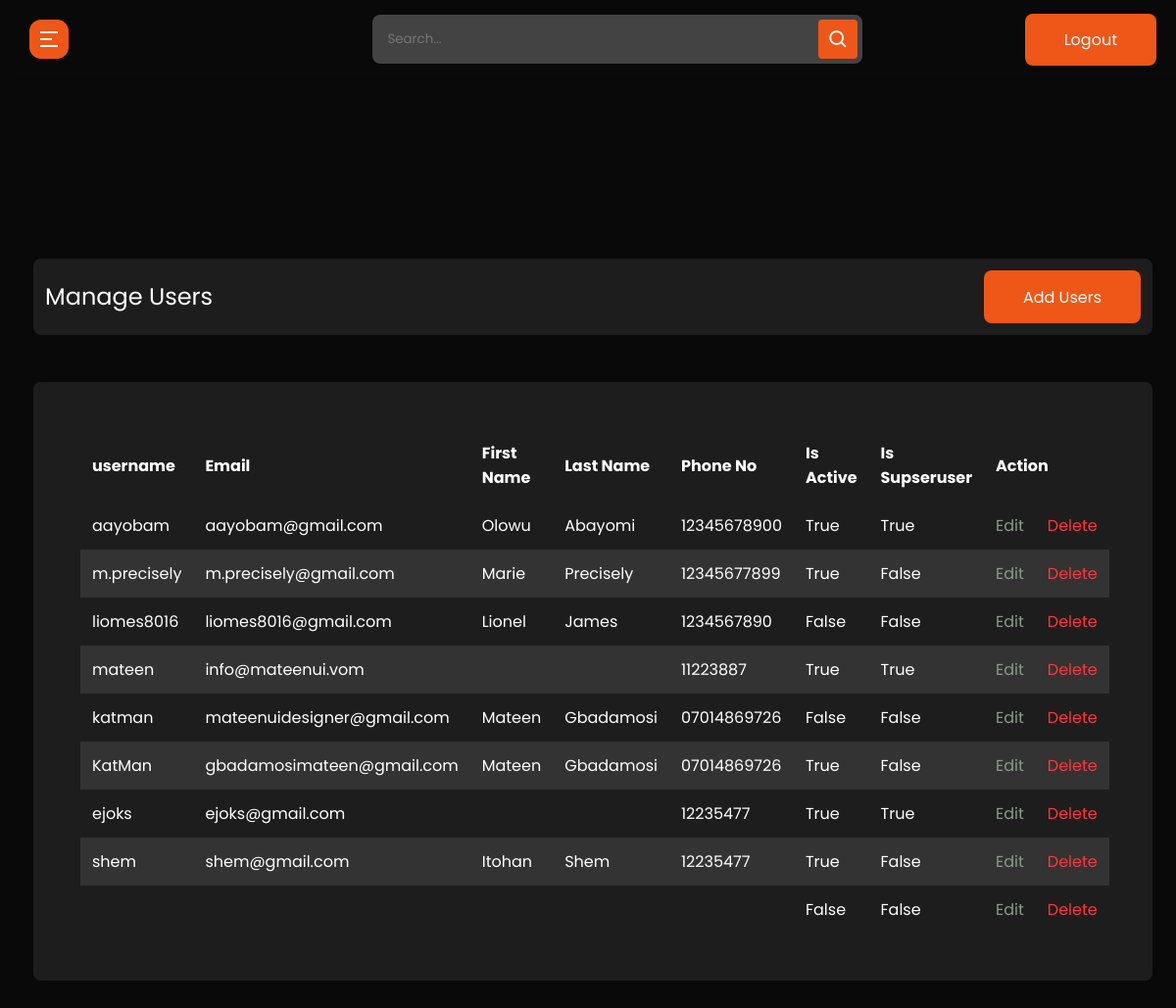
Page /admin-user-list/ (signed in) on the earlier database version.
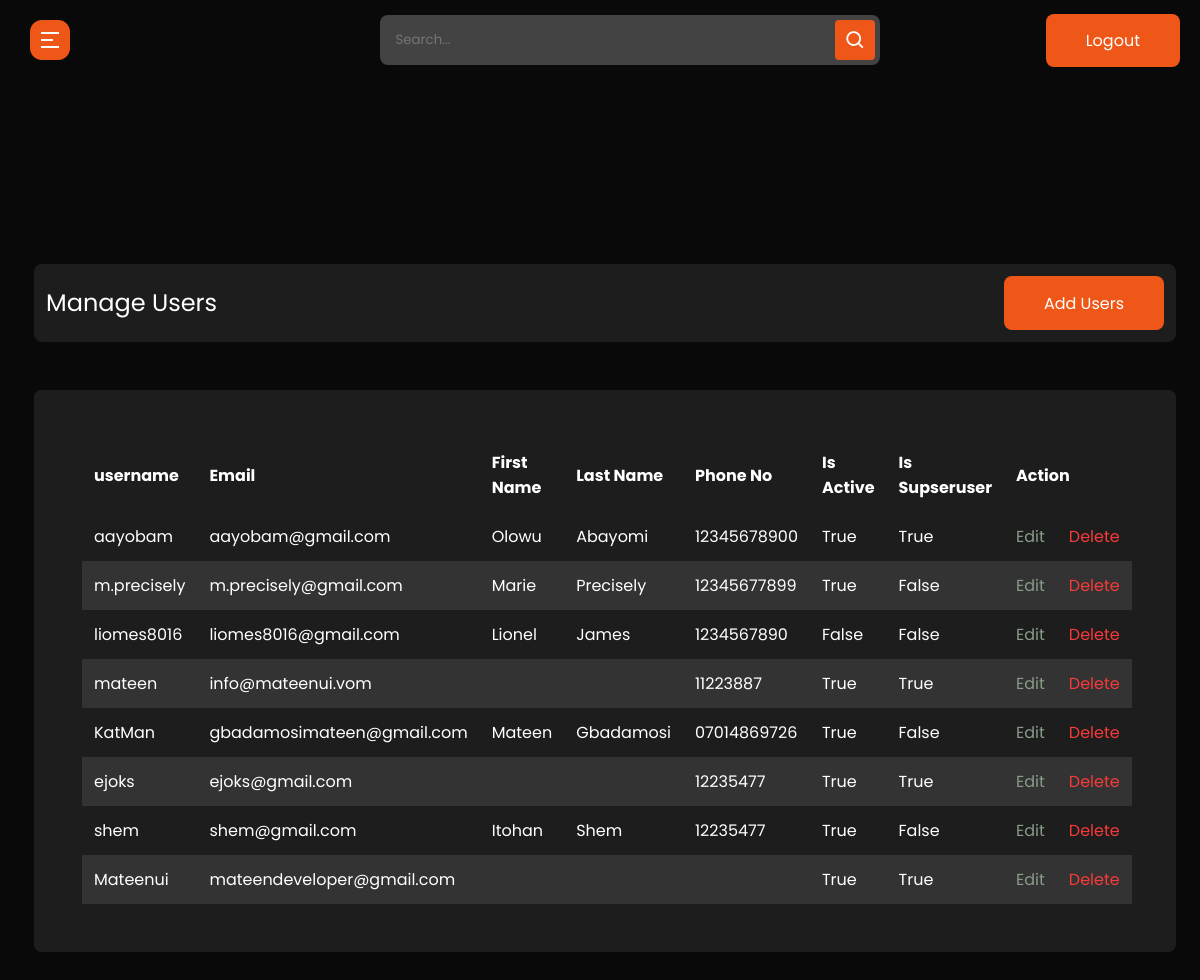
Same page on the later database version.
### userprolog/models.py (models this page shows, shortened)
class User(AbstractBaseUser, PermissionsMixin):
    id = models.UUIDField(primary_key=True, default=uuid.uuid4, editable=False, unique=True)
    username = models.CharField(max_length=200, unique=True, blank=True)
    email = models.EmailField(max_length=200, unique=True, blank=False)
    first_name = models.CharField(max_length=200, blank=True)
    last_name = models.CharField(max_length=200, blank=True)
    phone_no = models.CharField(max_length=11,validators=[MaxLengthValidator(11)])
    profile_picture = models.ImageField(null=True, blank=True, default="default_user_image.jpeg", upload_to="profile_image/",)
    is_active = models.BooleanField(default=False)
    is_staff = models.BooleanField(default=False)
    is_superuser = models.BooleanField(default=False)
    date_joined = models.DateTimeField(auto_now_add=True)
    created = models.DateTimeField(auto_now_add=True)
    updated = models.DateTimeField(auto_now=True)
    objects = UserManager()
    EMAIL_FIELD = 'email'
    USERNAME_FIELD = 'username'
    REQUIRED_FIELDS = ['email',]

### cms/decorators.py (the view)
        def wrapper_func(request, *args, **kwargs):
            group = None
            if request.user.groups.exists():
                group = request.user.groups.all()[0].name
            if group in allowed_roles:
                return view_func(request, *args, **kwargs)
            else:
                return redirect("unauthorized-page")

### cms/views.py (called while the page is built)
@login_required(login_url='admin-login')
@allowed_user(allowed_roles=['admin'])
@admin_only
def admin_user_list(request):
    template_name = "cms/admin-user/index.html"
    users = User.objects.all()
    context = {"users":users}
    return render(request, template_name, context)

### cms/templates/cms/admin-user/index.html
{% extends 'admin_base.html' %}
{% load static %}
{% block content %}
  <section class="panel-section" style=margin-top:-700px>
    <div class="panel-content">
      <div class="page-wrapper admin-wrapper">
        <section class="alt-nav">
            <h4>Manage Users</h4>
            <a href="{% url 'admin-create-user' %}" class="btn">Add Users</a>
        </section>
        <div class="content-container">
          <section class="trade-table">
              <table>
                <thead>
                  <tr>
                    <th scope="col">username</th>
                    <th scope="col">Email</th>
                    <th scope="col">First Name</th>
                    <th scope="col">Last Name</th>
                    <th scope="col">Phone No</th>
                    <th scope="col">Is Active</th>
                    <th scope="col">Is Supseruser</th>
                    <th scope="col" colspan="2">Action</th>
                  </tr>
                </thead>
                <tbody>
                  {% for user in users %}
                    <tr>
                      <td data-label="Username">{{ user.username }}</td>
                      <td data-label="Email">{{ user.email }}</td>
                      <td data-label="First Name">{{ user.first_name|title }}</td>
                      <td data-label="Last Name">{{ user.last_name|title }}</td>
                      <td data-label="Phone No">{{ user.phone_no}}</td>
                      <td data-label="Is Active">{{ user.is_active}}</td>
                      <td data-label="Is Supseruser">{{ user.is_superuser }}</td>
                      <td data-label="Action"><a href="{% url 'admin-update-user' user.id %}" class="edit">Edit</a></td>
                      <td data-label="Action"><a href="{% url 'admin-delete-user' user.id %}" class="delete">Delete</a></td>
                    </tr>
                  {% endfor %}
                </tbody>
              </table>
          </section>
        </div>
      </div>
    </div>
  </section>
{% endblock content %}

### cms/templates/admin_base.html (shortened to what this page needs)
{% load static %}
<!DOCTYPE html>
<html lang="en">
	<head>
      <link rel="stylesheet" type="text/css" href="{% static 'css/style.css' %}" />
      <link rel="stylesheet" type="text/css" href="{% static 'css/admin.css' %}" />
      <link rel="stylesheet" href="{% static 'css/sidebar.css' %}">
    <link href="https://cdn.jsdelivr.net/npm/remixicon@2.5.0/fonts/remixicon.css" rel="stylesheet">
    <link href='https://unpkg.com/boxicons@2.0.7/css/boxicons.min.css' rel='stylesheet'>
      <link rel="stylesheet" href="https://cdnjs.cloudflare.com/ajax/libs/font-awesome/5.15.1/css/all.min.css">
  </head>
<body>
  <section class="panel-section">
    <nav class="panel-nav">
      <div class="sidebar-button">
        <img src="{% static 'images/hamburger.png' %}" class='bx bx-menu sidebarBtn'></i>
      </div>
      <div class="search-box">
        <form action="" method="get">
          <input type="search" placeholder="Search...">
          <i class='bx bx-search' ></i>
        </form>
      </div>
      <div>
        <a href="{% url 'admin-logout' %}" class="btn">Logout</a>
      </div>
    </nav>
  </section>
    {% block content %} {% endblock %}
</body>
</html>

### static/css/style.css (style rules this page uses)
html { scroll-behavior: smooth; }
* { margin: 0; padding: 0; -webkit-box-sizing: border-box; box-sizing: border-box; }
body { font-family: "Poppins", sans-serif; background-color: #0a0909; color: #fff; max-width: 1440px; margin: auto; }
.page-wrapper { padding: 0 24px; }
h4 { font-size: clamp(20px, 3vw, 24px); }
h2, h4, h5 { line-height: 1.2; }
a { text-decoration: none; color: #fff; }
.btn { padding: 15px 40px; border: 0px; border-radius: 8px; background-color: #ee5717; font-family: "Poppins", sans-serif; -webkit-transition: 0.3s; transition: 0.3s; height: 54px; width: auto; }
a.btn { text-decoration: none; color: #fff; }
img { object-fit: cover; object-position: center; }
.trade-table { width: 90%; background-color: #1d1d1d; margin: auto; margin-top: 48px; border-radius: 8px; padding: 48px; }
.trade-table table { border-collapse: collapse; width: 100%; }
.trade-table table thead { font-weight: 500; }
.trade-table table td, .trade-table table th { text-align: left; padding: 12px; }
.trade-table table th { background-color: #1d1d1d; }
.trade-table table tr:nth-child(even) { background-color: #333333; border-radius: 8px; }
section.alt-nav { margin-top: 60px; }

### static/css/admin.css (style rules this page uses)
* { font-family: "Poppins", sans-serif; }
.edit { color: #889c88; -webkit-transition: 0.3s; transition: 0.3s; }
.delete { color: #F83A3A; -webkit-transition: 0.3s; transition: 0.3s; }
.alt-nav { width: 100%; display: -webkit-box; display: -ms-flexbox; display: flex; -webkit-box-pack: justify; -ms-flex-pack: justify; justify-content: space-between; -webkit-box-align: center; -ms-flex-align: center; align-items: center; padding: 12px; background-color: #1D1D1D; border-radius: 8px; margin-top: 24px; }
.alt-nav h4 { font-weight: 400; }
.trade-table { width: 100%; }
.trade-table thead { font-weight: normal; }
.trade-table tbody { font-weight: 400; }
.content-container { background-color: #1D1D1D; margin: 48px 0; border-radius: 8px; }

### static/css/sidebar.css (style rules this page uses)
.panel-section { position: relative; min-height: 100vh; width: calc(100% - 240px); left: 240px; transition: all 0.5s ease; }
.panel-section .panel-nav { display: flex; justify-content: space-between; height: 80px; background: #0A0909; display: flex; align-items: center; position: fixed; width: calc(100% - 240px); left: 240px; z-index: 100; padding: 0 20px; box-shadow: 0 1px 1px rgba(0, 0, 0, 0.1); transition: all 0.5s ease; }
.panel-section .panel-nav .sidebar-button { display: flex; align-items: center; }
.panel-nav .sidebar-button img { width: 40px; height: auto; }
.panel-section .panel-nav .search-box { position: relative; height: 50px; max-width: 500px; width: 100%; margin: 0 20px; }
.search-box form { height: 50px; }
.panel-nav .search-box input { height: 100%; width: 100%; outline: none; background: #434343; border-radius: 8px; padding: 0 15px; border: 0px; color: #fff; }
.panel-nav .search-box .bx-search { position: absolute; height: 40px; width: 40px; background: #EE5717; right: 5px; top: 50%; transform: translateY(-50%); border-radius: 4px; line-height: 40px; text-align: center; color: #fff; font-size: 22px; transition: all 0.4 ease; }
.panel-section .panel-content { position: relative; padding-top: 104px; }
@media (max-width: 1240px) { .panel-section { width: calc(100% - 10px); left: 10px; } }
@media (max-width: 1240px) { .panel-section .panel-nav { width: calc(100% - 10px); left: 10px; } }

Differences in the rows shown:
removed User: username "katman", email "mateenuidesigner@gmail.com", first_name "Mateen", last_name "Gbadamosi", phone_no "07014869726", is_active "False", is_superuser "False"
removed User: is_active "False", is_superuser "False"
added User: username "Mateenui", email "mateendeveloper@gmail.com", is_active "True", is_superuser "True"
